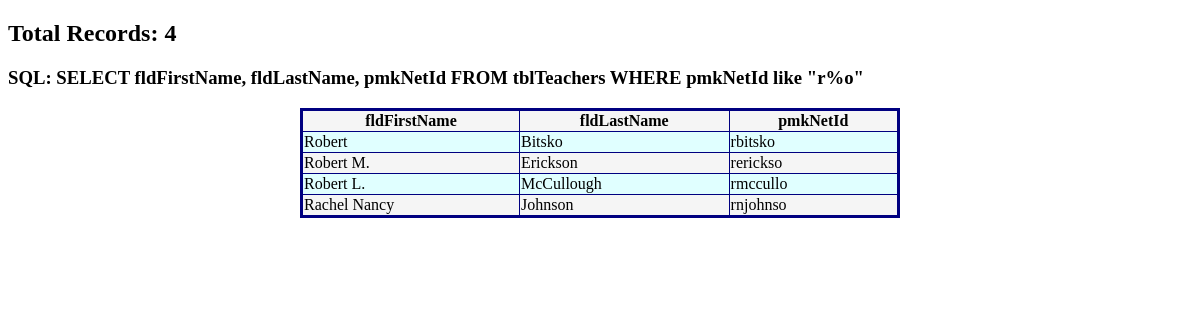
/assignment2.0/q05.php, run on the app's committed database.
### tables this page shows
CREATE TABLE IF NOT EXISTS `tblTeachers` (
  `fldLastName` varchar(100) NOT NULL,
  `fldFirstName` varchar(100) NOT NULL,
  `pmkNetId` varchar(12) NOT NULL,
  `fldSalary` int(11) NOT NULL,
  `fldPhone` varchar(7) NOT NULL,
  PRIMARY KEY (`pmkNetId`)
);

### bin/pass.php (called while the page is built, shortened)
<?php
$dbReader="BWG20riNk4XR";
?>

### bin/myDatabase.php (called while the page is built, shortened)
<?php
class myDatabase {
    var $db;
    public function __construct($dbUserName,$whichPass,$dbName) {
        $this->db = null;
    }
    function connect($dbUserName,$whichPass,$dbName) {
        require_once("pass.php");
        $debugMe = false;
        switch ($whichPass){
        case "r":
            $dbUserPass = $dbReader;
            break;
        }
        $dsn = 'mysql:host=webdb.uvm.edu;dbname=';
        try {
            if (!$this->db)
                $this->db = new PDO($dsn . $dbName, $dbUserName, $dbUserPass);
            if (!$this->db) {
                return 0;
            } else {
                return $this->db;
            }
        } catch (PDOException $e) {
            $error_message = $e->getMessage();
            if ($debugMe)
                echo "<p>A An error occurred while connecting to the database: $error_message </p>";
        }
        return $this->db;
    }
    function select($query, $values = "") {
        $debugMe = false;
        $statement = $this->db->prepare($query);
        if (is_array($values)) {
            $statement->execute($values);
        } else {
            $statement->execute();
        }
        $recordSet = $statement->fetchAll();
        return $recordSet;
    }
}
?>

### assignment2.0/q05.php (the view, shortened to what this page needs)
<!DOCTYPE html>
<html lang="en">
    <head>
    </head>
    <?php
    require_once('../bin/myDatabase.php');
    $dbUserName = get_current_user() . '_reader';
    $whichPass = "r";
    $dbName = strtoupper(get_current_user()) . '_UVM_Courses';
    $thisDatabase = new myDatabase($dbUserName, $whichPass, $dbName);
    $phpSelf = htmlentities($_SERVER['PHP_SELF'], ENT_QUOTES, "UTF-8");
    $path_parts = pathinfo($phpSelf);
    print '<body id="' . $path_parts['filename'] . '">';
    $myfile = fopen("q05.sql", "r") or die("Unable to open file!");
    $query = fread($myfile, filesize("q05.sql"));
    $results = $thisDatabase->select($query);
    $numberRecords = count($results);
    print "<h2>Total Records: " . $numberRecords . "</h2>";
    print "<h3>SQL: " . $query . "</h3>";
    print "<table>";
    $firstTime = true;
    foreach ($results as $row) {
        if ($firstTime) {
            print "<thead><tr>";
            $keys = array_keys($row);
            foreach ($keys as $key) {
                if (!is_int($key)) {
                    print "<th>" . $key . "</th>";
                }
            }
            print "</tr>";
            $firstTime = false;
        }
        print "<tr>";
        foreach ($row as $field => $value) {
            if (!is_int($field)) {
                print "<td>" . $value . "</td>";
            }
        }
        print "</tr>";
    }
    print "</table>";
    ?>
</body>
</html>

### assignment2.0/q05.php (style rules this page uses)
table { border: medium #000080 solid; border-collapse: collapse; width: 90%; margin: auto; max-width: 600px; }
td, th { border: thin #000080 solid; border-collapse: collapse; }
tr:nth-child(even) { background-color: lightcyan; }
tr:nth-child(odd) { background-color: whitesmoke; }

### data on the page
tblteachers: key "fldFirstName", key "fldLastName", key "pmkNetId", fldFirstName "Robert", fldLastName "Bitsko", pmkNetId "rbitsko"
tblteachers: fldFirstName "Robert M.", fldLastName "Erickson", pmkNetId "rerickso"
tblteachers: fldFirstName "Robert L.", fldLastName "McCullough", pmkNetId "rmccullo"
tblteachers: fldFirstName "Rachel Nancy", fldLastName "Johnson", pmkNetId "rnjohnso"

### other printed values
$numberRecords "4"
$query "SELECT fldFirstName, fldLastName, pmkNetId FROM tblTeachers WHERE pmkNetId like \"r%o\""
